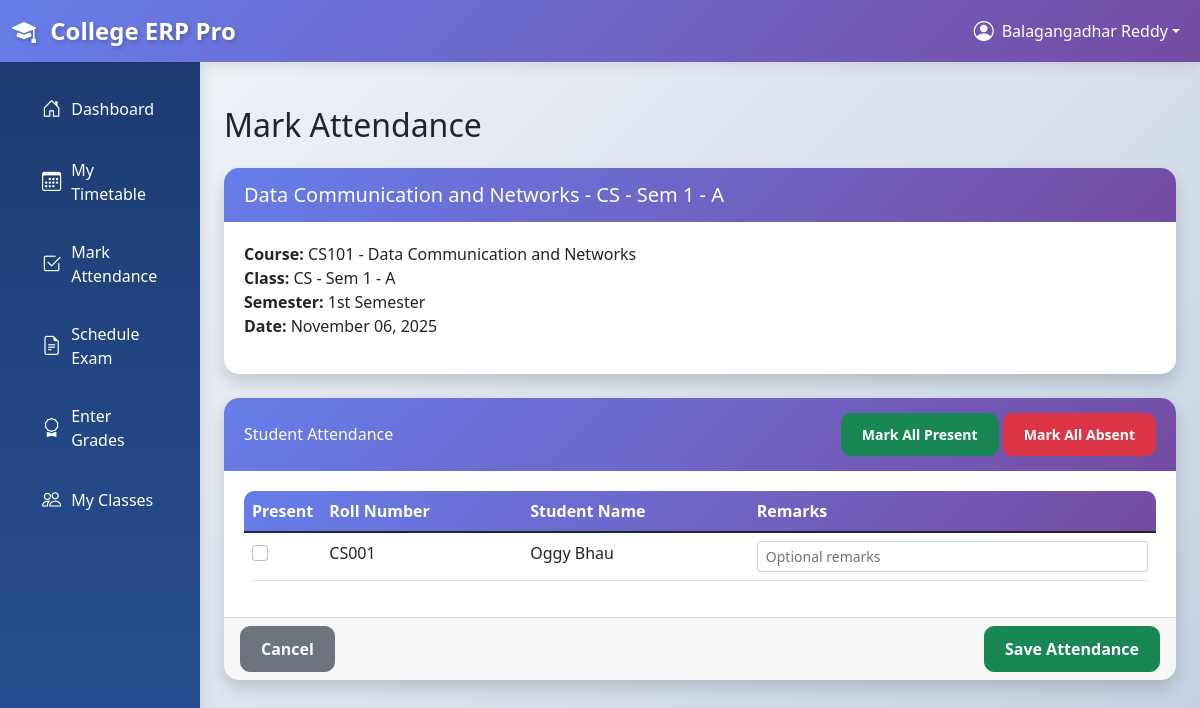
The page /teachers/attendance/1/?date=2025-11-06 (signed in) on the database its author committed.
### accounts/models.py (models this page shows, shortened)
class User(AbstractUser):
    USER_TYPE_CHOICES = (
        ('student', 'Student'),
        ('teacher', 'Teacher'),
        ('admin', 'Administrator'),
    )
    user_type = models.CharField(max_length=10, choices=USER_TYPE_CHOICES)
    phone_regex = RegexValidator(
        regex=r'^\+?1?\d{9,15}$',
        message="Phone number must be entered in the format: '+999999999'. Up to 15 digits allowed."
    )
    phone_number = models.CharField(validators=[phone_regex], max_length=17, blank=True)
    address = models.TextField(blank=True)
    date_of_birth = models.DateField(null=True, blank=True)
    profile_picture = models.ImageField(upload_to='profile_pics/', null=True, blank=True)
    created_at = models.DateTimeField(auto_now_add=True)
    updated_at = models.DateTimeField(auto_now=True)
    @property
    def is_student(self):
        return self.user_type == 'student'
    @property
    def is_teacher(self):
        return self.user_type == 'teacher'
    @property
    def is_admin(self):
        return self.user_type == 'admin'

### academics/models.py (models this page shows, shortened)
class Subject(models.Model):
    SUBJECT_TYPE_CHOICES = [
        ('TH', 'Theory'),
        ('PR', 'Practical'),
        ('TU', 'Tutorial'),
    ]
    course = models.ForeignKey(Course, on_delete=models.CASCADE)
    class_assigned = models.ForeignKey(Class, on_delete=models.CASCADE)
    teacher = models.ForeignKey(
        settings.AUTH_USER_MODEL,
        on_delete=models.SET_NULL,
        null=True,
        blank=True,
        related_name='taught_subjects'
    )
    subject_type = models.CharField(max_length=2, choices=SUBJECT_TYPE_CHOICES, default='TH')
    class Meta:
        unique_together = ['course', 'class_assigned']

class Course(models.Model):
    SEMESTER_CHOICES = [
        (1, '1st Semester'),
        (2, '2nd Semester'),
        (3, '3rd Semester'),
        (4, '4th Semester'),
        (5, '5th Semester'),
        (6, '6th Semester'),
        (7, '7th Semester'),
        (8, '8th Semester'),
    ]
    name = models.CharField(max_length=100)
    code = models.CharField(max_length=20, unique=True)
    department = models.ForeignKey(Department, on_delete=models.CASCADE)
    semester = models.IntegerField(choices=SEMESTER_CHOICES)
    credits = models.IntegerField(validators=[MinValueValidator(1), MaxValueValidator(6)])
    description = models.TextField(blank=True)
    syllabus = models.FileField(upload_to='syllabi/', null=True, blank=True)
    created_at = models.DateTimeField(auto_now_add=True)

class Class(models.Model):
    name = models.CharField(max_length=50)
    department = models.ForeignKey(Department, on_delete=models.CASCADE)
    semester = models.IntegerField(choices=Course.SEMESTER_CHOICES)
    section = models.CharField(max_length=10, default='A')
    academic_year = models.CharField(max_length=9)  # e.g., "2023-2024"
    class_teacher = models.ForeignKey(
        settings.AUTH_USER_MODEL,
        on_delete=models.SET_NULL,
        null=True,
        blank=True,
        related_name='managed_classes'
    )
    max_strength = models.IntegerField(default=60)
    class Meta:
        unique_together = ['department', 'semester', 'section', 'academic_year']
        verbose_name_plural = 'Classes'
    def __str__(self):
        return f"{self.department.code} - Sem {self.semester} - {self.section}"

class Department(models.Model):
    name = models.CharField(max_length=100)
    code = models.CharField(max_length=10, unique=True)
    head = models.ForeignKey(
        settings.AUTH_USER_MODEL,
        on_delete=models.SET_NULL,
        null=True,
        blank=True,
        related_name='headed_departments'
    )
    description = models.TextField(blank=True)
    created_at = models.DateTimeField(auto_now_add=True)

### students/models.py (models this page shows, shortened)
class Student(models.Model):
    user = models.OneToOneField(
        settings.AUTH_USER_MODEL,
        on_delete=models.CASCADE,
        related_name='student_profile'
    )
    roll_number = models.CharField(max_length=20, unique=True)
    admission_number = models.CharField(max_length=20, unique=True)
    student_class = models.ForeignKey(
        Class,
        on_delete=models.SET_NULL,
        null=True,
        blank=True,
        related_name='students'
    )
    department = models.ForeignKey(Department, on_delete=models.CASCADE)
    admission_date = models.DateField()
    guardian_name = models.CharField(max_length=100)
    guardian_phone = models.CharField(max_length=15)
    guardian_email = models.EmailField(blank=True)
    guardian_address = models.TextField()
    emergency_contact = models.CharField(max_length=15)
    blood_group = models.CharField(max_length=5, blank=True)
    medical_conditions = models.TextField(blank=True)
    is_active = models.BooleanField(default=True)

### teachers/views.py (the view, shortened to what this page needs)
# urls.py: path('attendance/<int:subject_id>/', views.attendance_mark, name='attendance_mark'),
@login_required
@transaction.atomic
def attendance_mark(request, subject_id):
    if not request.user.is_teacher:
        messages.error(request, "Access denied.")
        return redirect('accounts:login')
    subject = get_object_or_404(
        Subject.objects.select_related('course', 'class_assigned'),
        id=subject_id,
        teacher=request.user
    )
    date_str = request.POST.get('date') if request.method == 'POST' else request.GET.get('date')
    try:
        date = timezone.datetime.fromisoformat(date_str).date() if date_str else timezone.now().date()
    except ValueError:
        date = timezone.now().date()
    students = Student.objects.filter(student_class=subject.class_assigned).select_related('user').order_by('roll_number')
    existing = Attendance.objects.filter(subject=subject, date=date).select_related('student')
    existing_map = {rec.student_id: rec for rec in existing}
    rows = []
    for st in students:
        rec = existing_map.get(st.user.id)
        rows.append({
            'student': st,
            'is_present': rec.is_present if rec else False,
            'remarks': rec.remarks if rec else '',
        })
    context = {
        'subject': subject,
        'students': students,
        'date': date,
        'rows': rows,
    }
    return render(request, 'teachers/attendance_mark.html', context)

### templates/teachers/attendance_mark.html (shortened to what this page needs)
{% extends 'base.html' %}
{% block content %}
<div class="py-4">
    <h1 class="h2 mb-4">Mark Attendance</h1>
    <div class="card shadow mb-4">
        <div class="card-header bg-primary text-white">
            <h5 class="mb-0">{{ subject.course.name }} - {{ subject.class_assigned }}</h5>
        </div>
        <div class="card-body">
            <p class="mb-3">
                <strong>Course:</strong> {{ subject.course.code }} - {{ subject.course.name }}<br>
                <strong>Class:</strong> {{ subject.class_assigned }}<br>
                <strong>Semester:</strong> {{ subject.course.get_semester_display }}<br>
                <strong>Date:</strong> {{ date|date:"F d, Y" }}
            </p>
        </div>
    </div>
    <form method="post" action="{% url 'teachers:attendance_mark' subject.id %}">
        <div class="card shadow">
            <div class="card-header">
                <div class="d-flex justify-content-between align-items-center">
                    <h6 class="mb-0">Student Attendance</h6>
                    <div>
                        <button type="button" class="btn btn-sm btn-success" onclick="markAllPresent()">Mark All Present</button>
                        <button type="button" class="btn btn-sm btn-danger" onclick="markAllAbsent()">Mark All Absent</button>
                    </div>
                </div>
            </div>
            <div class="card-body">
                <div class="table-responsive">
                    <table class="table table-hover">
                        <thead>
                            <tr>
                                <th width="50">Present</th>
                                <th>Roll Number</th>
                                <th>Student Name</th>
                                <th>Remarks</th>
                            </tr>
                        </thead>
                        <tbody>
                            {% for row in rows %}
                                <tr>
                                    <td>
                                        <div class="form-check">
                                            <input class="form-check-input attendance-check"
                                                   type="checkbox"
                                                   name="present"
                                                   value="{{ row.student.id }}"
                                                   id="present_{{ row.student.id }}"
                                                   {% if row.is_present %}checked{% endif %}>
                                        </div>
                                    </td>
                                    <td>{{ row.student.roll_number }}</td>
                                    <td>{{ row.student.user.get_full_name|default:row.student.user.username }}</td>
                                    <td>
                                        <input type="text"
                                               class="form-control form-control-sm"
                                               name="remark_{{ row.student.id }}"
                                               value="{{ row.remarks }}"
                                               placeholder="Optional remarks">
                                    </td>
                                </tr>
                            {% empty %}
                                <tr>
                                    <td colspan="4" class="text-center text-muted">No students found in this class.</td>
                                </tr>
                            {% endfor %}
                        </tbody>
                    </table>
                </div>
            </div>
            <div class="card-footer">
                <div class="d-flex justify-content-between">
                    <a href="{% url 'teachers:attendance' %}" class="btn btn-secondary">Cancel</a>
                    <button type="submit" class="btn btn-success">Save Attendance</button>
                </div>
            </div>
        </div>
    </form>
</div>
{% endblock %}

### templates/base.html (shortened to what this page needs)
<!DOCTYPE html>
<html lang="en">
<head>
    <link href="https://cdn.jsdelivr.net/npm/bootstrap@5.1.3/dist/css/bootstrap.min.css" rel="stylesheet">
    <link rel="stylesheet" href="https://cdn.jsdelivr.net/npm/bootstrap-icons@1.7.2/font/bootstrap-icons.css">
    {% load static %}
    <link rel="stylesheet" href="{% static 'css/custom-animations.css' %}">
</head>
<body>
    <nav class="navbar navbar-expand-lg navbar-dark bg-primary sticky-top">
        <div class="container-fluid">
            <a class="navbar-brand" href="{% url 'accounts:dashboard' %}">
                <i class="bi bi-mortarboard-fill"></i> College ERP Pro
            </a>
            {% if user.is_authenticated %}
                <div class="navbar-nav ms-auto">
                    <div class="nav-item dropdown">
                        <a class="nav-link dropdown-toggle text-white d-flex align-items-center"
                           href="#"
                           id="navbarDropdown"
                           role="button"
                           data-bs-toggle="dropdown"
                           aria-expanded="false">
                            <i class="bi bi-person-circle fs-5 me-2"></i>
                            <span class="d-none d-md-inline">{{ user.get_full_name|default:user.username }}</span>
                        </a>
                    </div>
                </div>
            {% endif %}
        </div>
    </nav>
    <div class="container-fluid">
        <div class="row">
            {% if user.is_authenticated %}
                <nav id="sidebarMenu" class="col-md-3 col-lg-2 d-md-block sidebar collapse">
                    <div class="position-sticky pt-3">
                        <ul class="nav flex-column">
                            <li class="nav-item">
                                <a class="nav-link" href="{% url 'accounts:dashboard' %}">
                                    <i class="bi bi-house-door"></i> Dashboard
                                </a>
                            </li>
                            {% if user.is_student %}
                                <li class="nav-item">
                                    <a class="nav-link" href="{% url 'students:timetable' %}">
                                        <i class="bi bi-calendar3"></i> Timetable
                                    </a>
                                </li>
                                <li class="nav-item">
                                    <a class="nav-link" href="{% url 'students:attendance' %}">
                                        <i class="bi bi-check2-square"></i> Attendance
                                    </a>
                                </li>
                                <li class="nav-item">
                                    <a class="nav-link" href="{% url 'students:exams' %}">
                                        <i class="bi bi-file-earmark-text"></i> Exams
                                    </a>
                                </li>
                                <li class="nav-item">
                                    <a class="nav-link" href="{% url 'students:results' %}">
                                        <i class="bi bi-trophy"></i> Results
                                    </a>
                                </li>
                                <li class="nav-item">
                                    <a class="nav-link" href="{% url 'students:fees' %}">
                                        <i class="bi bi-credit-card"></i> Fees
                                    </a>
                                </li>
                                <li class="nav-item">
                                    <a class="nav-link" href="{% url 'students:notifications' %}">
                                        <i class="bi bi-bell"></i> Notifications
                                    </a>
                                </li>
                            {% elif user.is_teacher %}
                                <li class="nav-item">
                                    <a class="nav-link" href="{% url 'teachers:timetable' %}">
                                        <i class="bi bi-calendar3"></i> My Timetable
                                    </a>
                                </li>
                                <li class="nav-item">
                                    <a class="nav-link" href="{% url 'teachers:attendance' %}">
                                        <i class="bi bi-check2-square"></i> Mark Attendance
                                    </a>
                                </li>
                                <li class="nav-item">
                                    <a class="nav-link" href="{% url 'teachers:exam_select' %}">
                                        <i class="bi bi-file-earmark-text"></i> Schedule Exam
                                    </a>
                                </li>
                                <li class="nav-item">
                                    <a class="nav-link" href="{% url 'teachers:enter_grades' %}">
                                        <i class="bi bi-award"></i> Enter Grades
                                    </a>
                                </li>
                                <li class="nav-item">
                                    <a class="nav-link" href="{% url 'teachers:my_classes' %}">
                                        <i class="bi bi-people"></i> My Classes
                                    </a>
                                </li>
                            {% endif %}
                        </ul>
                    </div>
                </nav>
            {% endif %}
            <main class="col-md-9 ms-sm-auto col-lg-10 px-md-4 main-content">
                {% block content %}
                {% endblock %}
            </main>
        </div>
    </div>
</body>
</html>

### rows shown on the page
User: get_full_name "Balagangadhar Reddy"
Subject: course.name "Data Communication and Networks", class_assigned "CS - Sem 1 - A", course.code "CS101", course.semester "1st Semester"
Student: student.roll_number "CS001", student.user.get_full_name "Oggy Bhau"

### other values the page prints
{{ date|date:"F d, Y" }} "November 06, 2025"
